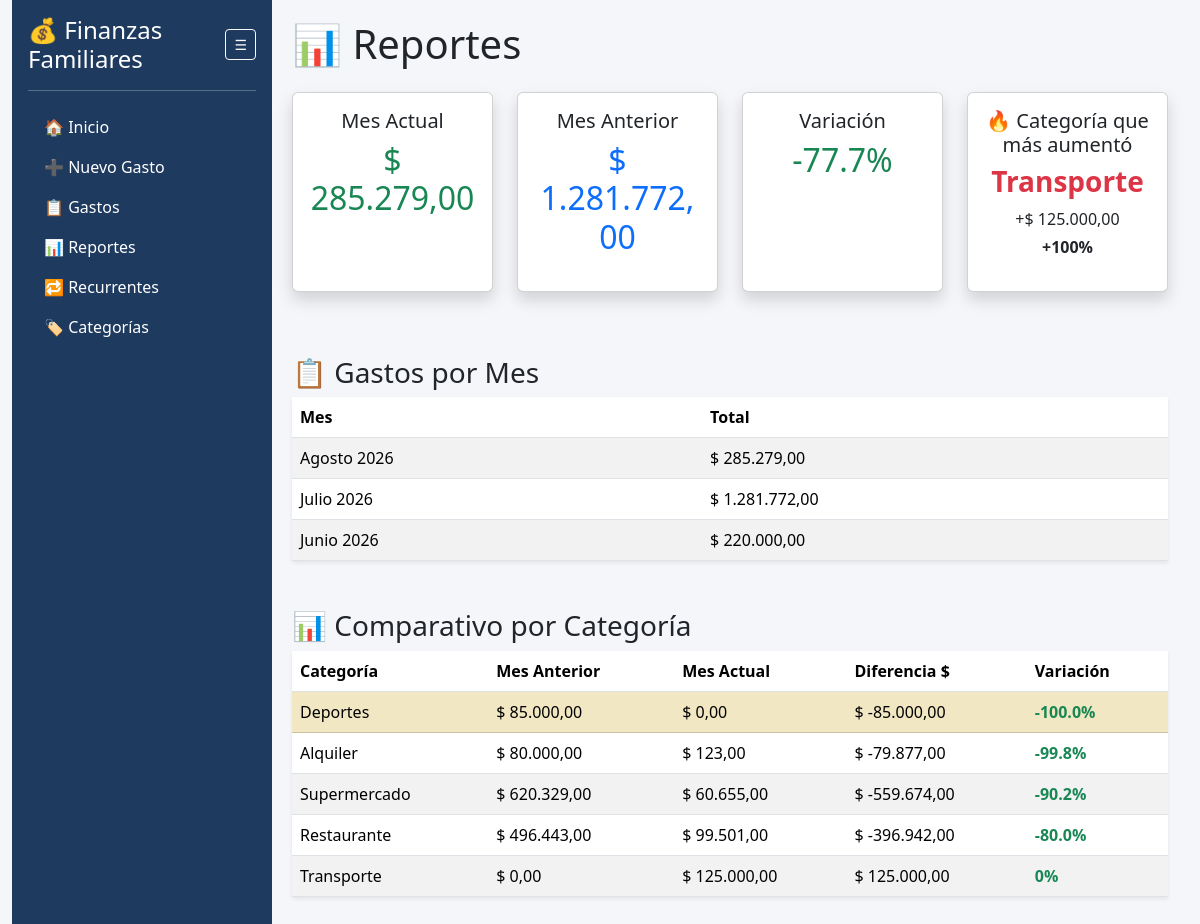
Page /reportes on the committed database.
### app.py (models this page shows)
class Gasto(db.Model):
    id = db.Column(db.Integer, primary_key=True)
    fecha = db.Column(db.String(20))
    descripcion = db.Column(db.String(200))
    monto = db.Column(db.Float)
    categoria = db.Column(db.String(50))
    responsable = db.Column(db.String(50))
    medio_pago = db.Column(db.String(50))
    gasto_recurrente_id = db.Column(db.Integer, db.ForeignKey('gasto_recurrente.id'), nullable=True)
    pagado = db.Column(db.Boolean, default=False)
    recurrente = db.relationship('GastoRecurrente', backref='gastos_generados', lazy=True)

### app.py (the view)
@app.route("/reportes")
def reportes():
    gastos = Gasto.query.all()
    gastos_por_mes = {}
    for gasto in gastos:
        mes = gasto.fecha[:7]
        gastos_por_mes[mes] = gastos_por_mes.get(mes, 0) + gasto.monto
    gastos_por_mes = sorted(gastos_por_mes.items(), reverse=True)
    total_mes_actual = gastos_por_mes[0][1] if len(gastos_por_mes) > 0 else 0
    total_mes_anterior = gastos_por_mes[1][1] if len(gastos_por_mes) > 1 else 0
    variacion = 0
    if total_mes_anterior > 0:
        variacion = round(((total_mes_actual - total_mes_anterior) / total_mes_anterior) * 100, 1)
    categoria_mas_aumento = None
    comparativo_categorias = []
    if len(gastos_por_mes) >= 2:
        mes_actual, mes_anterior = gastos_por_mes[0][0], gastos_por_mes[1][0]
        categorias_actual, categorias_anterior = {}, {}
        for gasto in gastos:
            mes = gasto.fecha[:7]
            if mes == mes_actual:
                categorias_actual[gasto.categoria] = categorias_actual.get(gasto.categoria, 0) + gasto.monto
            elif mes == mes_anterior:
                categorias_anterior[gasto.categoria] = categorias_anterior.get(gasto.categoria, 0) + gasto.monto
        mayor_diferencia = 0
        for categoria, total_actual in categorias_actual.items():
            total_anterior = categorias_anterior.get(categoria, 0)
            diferencia = total_actual - total_anterior
            if diferencia > mayor_diferencia:
                porcentaje = round((diferencia / total_anterior) * 100, 1) if total_anterior > 0 else 100
                mayor_diferencia = diferencia
                categoria_mas_aumento = {
                    "categoria": categoria,
                    "diferencia": diferencia,
                    "porcentaje": porcentaje
                }
        todas_categorias = set(list(categorias_actual.keys()) + list(categorias_anterior.keys()))
        for categoria in todas_categorias:
            total_actual = categorias_actual.get(categoria, 0)
            total_anterior = categorias_anterior.get(categoria, 0)
            variacion_categoria = round(((total_actual - total_anterior) / total_anterior) * 100, 1) if total_anterior > 0 else 0
            comparativo_categorias.append({
                "categoria": categoria,
                "actual": total_actual,
                "anterior": total_anterior,
                "diferencia": total_actual - total_anterior,
                "variacion": variacion_categoria
            })
        comparativo_categorias.sort(key=lambda x: abs(x["variacion"]), reverse=True)
    return render_template(
        "reportes.html",
        total_mes_actual=total_mes_actual,
        total_mes_anterior=total_mes_anterior,
        variacion=variacion,
        gastos_por_mes=gastos_por_mes,
        categoria_mas_aumento=categoria_mas_aumento,
        comparativo_categorias=comparativo_categorias,
    )

### app.py (called while the page is built)
@app.template_filter('moneda')
def moneda(valor):
    if valor is None:
        return "0,00"
    return f"{valor:,.2f}".replace(",", "X").replace(".", ",").replace("X", ".")

### templates/reportes.html
{% extends "base.html" %}
{% block contenido %}
<h1 class="mb-4">
    📊 Reportes
</h1>
<div class="row">
    <div class="col-lg-3 col-md-6 mb-3">
        <div class="card shadow h-100">
            <div class="card-body text-center">
                <h5>Mes Actual</h5>
                <h2 class="text-success">
                    $ {{ total_mes_actual | moneda }}
                </h2>
            </div>
        </div>
    </div>
    <div class="col-lg-3 col-md-6 mb-3">
        <div class="card shadow h-100">
            <div class="card-body text-center">
                <h5>Mes Anterior</h5>
                <h2 class="text-primary">
                    $ {{ total_mes_anterior | moneda }}
                </h2>
            </div>
        </div>
    </div>
    <div class="col-lg-3 col-md-6 mb-3">
        <div class="card shadow h-100">
            <div class="card-body text-center">
                <h5>Variación</h5>
                <h2 class="{% if variacion > 0 %}text-danger{% else %}text-success{% endif %}">
                    {{ variacion }}%
                </h2>
            </div>
        </div>
    </div>
    <div class="col-lg-3 col-md-6 mb-3">
        <div class="card shadow h-100">
            <div class="card-body text-center">
                <h5>🔥 Categoría que más aumentó</h5>
                {% if categoria_mas_aumento %}
                    <h3 class="text-danger fw-bold">
                        {{ categoria_mas_aumento.categoria }}
                    </h3>
                    <p class="mb-1">
                        +$ {{ categoria_mas_aumento.diferencia | moneda }}
                    </p>
                    <p class="fw-bold">
                        +{{ categoria_mas_aumento.porcentaje }}%
                    </p>
                {% else %}
                    <p>
                        ✅ No hay categorías con aumento
                    </p>
                {% endif %}
            </div>
        </div>
    </div>
</div>
{% set nombres_meses = {
    '01':'Enero',
    '02':'Febrero',
    '03':'Marzo',
    '04':'Abril',
    '05':'Mayo',
    '06':'Junio',
    '07':'Julio',
    '08':'Agosto',
    '09':'Septiembre',
    '10':'Octubre',
    '11':'Noviembre',
    '12':'Diciembre'
} %}
<h3 class="mt-5">
    📋 Gastos por Mes
</h3>
<table class="table table-striped table-hover shadow-sm">
    <thead>
        <tr>
            <th>Mes</th>
            <th>Total</th>
        </tr>
    </thead>
    <tbody>
        {% for mes, total in gastos_por_mes %}
        <tr>
            <td>
                {{ nombres_meses[mes[5:7]] }}
                {{ mes[:4] }}
            </td>
            <td>
                $ {{ total | moneda }}
            </td>
        </tr>
        {% endfor %}
    </tbody>
</table>
<h3 class="mt-5">
    📊 Comparativo por Categoría
</h3>
<table class="table table-striped table-hover shadow-sm">
    <thead>
        <tr>
            <th>Categoría</th>
            <th>Mes Anterior</th>
            <th>Mes Actual</th>
            <th>Diferencia $</th>
            <th>Variación</th>
        </tr>
    </thead>
    <tbody>
        {% for item in comparativo_categorias %}
        <tr {% if loop.first %}class="table-warning"{% endif %}>
            <td>{{ item.categoria }}</td>
            <td>
                $ {{ item.anterior | moneda }}
            </td>
            <td>
                $ {{ item.actual | moneda }}
            </td>
            <td>
                $ {{ item.diferencia | moneda }}
            </td>
            <td>
                {% if item.variacion > 0 %}
                    <span class="text-danger fw-bold">
                        +{{ item.variacion }}%
                    </span>
                {% else %}
                    <span class="text-success fw-bold">
                        {{ item.variacion }}%
                    </span>
                {% endif %}
            </td>
        </tr>
        {% endfor %}
    </tbody>
</table>
{% endblock %}

### templates/base.html (style rules this page uses)
body { background-color: #f5f6fa; }

### rows in the picture
Gasto: categoria "Transporte", anterior|moneda "0,00", actual|moneda "125.000,00", diferencia|moneda "125.000,00", variacion "0"
Gasto: categoria "Deportes", anterior|moneda "85.000,00", actual|moneda "0,00", diferencia|moneda "-85.000,00", variacion "-100.0"
Gasto: categoria "Alquiler", anterior|moneda "80.000,00", actual|moneda "123,00", diferencia|moneda "-79.877,00", variacion "-99.8"
Gasto: categoria "Supermercado", anterior|moneda "620.329,00", actual|moneda "60.655,00", diferencia|moneda "-559.674,00", variacion "-90.2"
Gasto: categoria "Restaurante", anterior|moneda "496.443,00", actual|moneda "99.501,00", diferencia|moneda "-396.942,00", variacion "-80.0"

### other values in the picture
{{ total_mes_actual | moneda }} "285.279,00"
{{ total_mes_anterior | moneda }} "1.281.772,00"
{{ variacion }} "-77.7"
{{ categoria_mas_aumento.diferencia | moneda }} "125.000,00"
{{ categoria_mas_aumento.porcentaje }} "100"
{{ nombres_meses[mes[5:7]] }} "Agosto" "Julio" "Junio"
{{ mes[:4] }} "2026" "2026" "2026"
{{ total | moneda }} "285.279,00" "1.281.772,00" "220.000,00"
